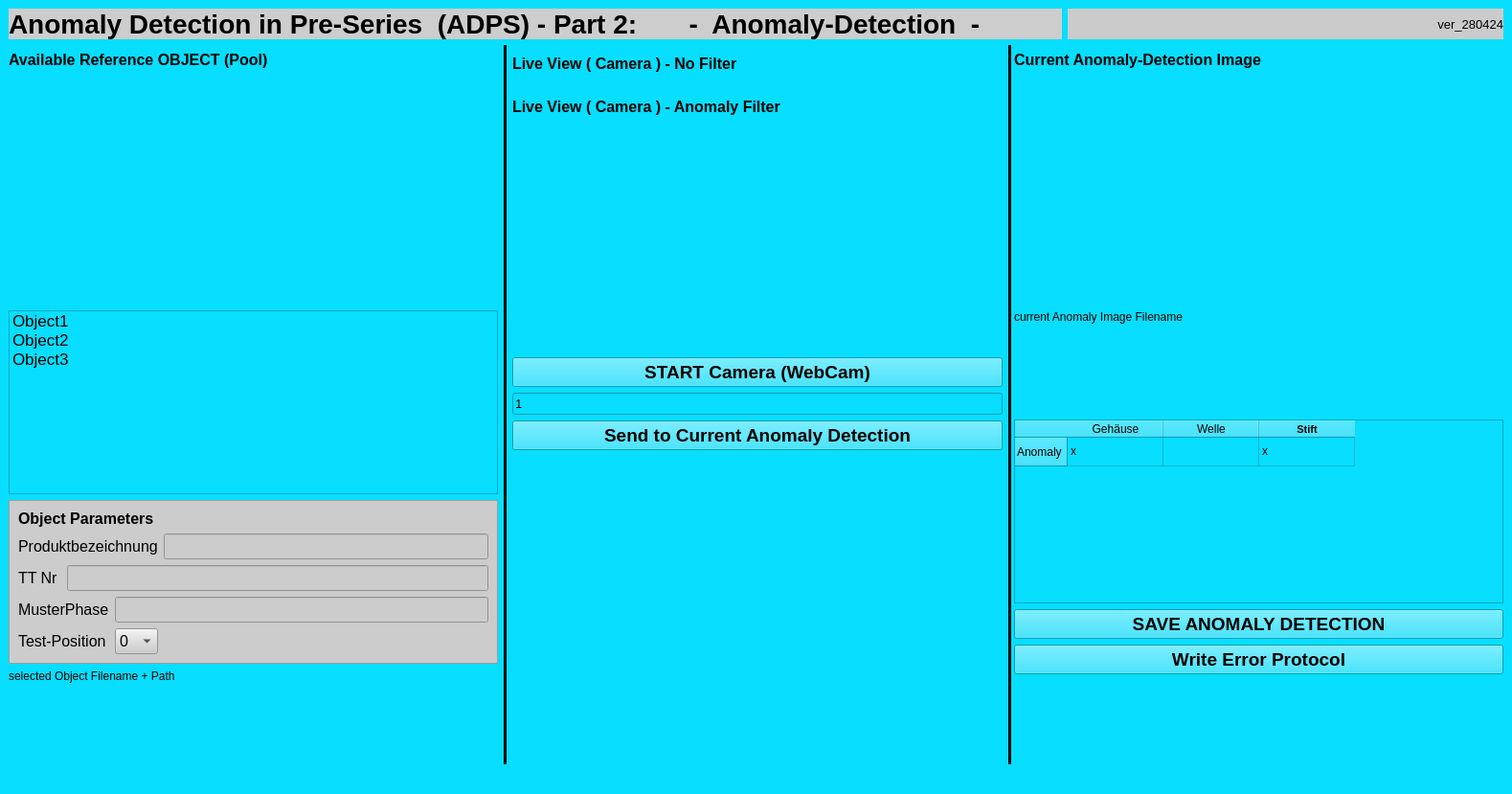
<?xml version="1.0" encoding="UTF-8"?>
<ui version="4.0">
 <class>MainWindow</class>
 <widget class="QMainWindow" name="MainWindow">
  <property name="geometry">
   <rect>
    <x>0</x>
    <y>0</y>
    <width>1579</width>
    <height>829</height>
   </rect>
  </property>
  <property name="windowTitle">
   <string>MainWindow</string>
  </property>
  <property name="styleSheet">
   <string notr="true">background-color: rgb(240, 240, 240);
border-color: rgb(0, 0, 0);
background-color: rgb(8, 222, 255);</string>
  </property>
  <widget class="QWidget" name="centralwidget">
   <layout class="QGridLayout" name="gridLayout_2">
    <item row="0" column="0" colspan="5">
     <layout class="QHBoxLayout" name="horizontalLayout">
      <item>
       <widget class="QLabel" name="lbl_headline">
        <property name="font">
         <font>
          <pointsize>21</pointsize>
          <weight>75</weight>
          <bold>true</bold>
          <strikeout>false</strikeout>
         </font>
        </property>
        <property name="styleSheet">
         <string notr="true">background-color: rgb(205, 205, 205);</string>
        </property>
        <property name="frameShape">
         <enum>QFrame::NoFrame</enum>
        </property>
        <property name="frameShadow">
         <enum>QFrame::Plain</enum>
        </property>
        <property name="text">
         <string>Anomaly Detection in Pre-Series  (ADPS) - Part 2:       -  Anomaly-Detection  -           </string>
        </property>
       </widget>
      </item>
      <item>
       <widget class="QLabel" name="lbl_version">
        <property name="font">
         <font>
          <pointsize>10</pointsize>
         </font>
        </property>
        <property name="styleSheet">
         <string notr="true">background-color: rgb(203, 203, 203);</string>
        </property>
        <property name="text">
         <string>ver_280424</string>
        </property>
        <property name="alignment">
         <set>Qt::AlignRight|Qt::AlignTrailing|Qt::AlignVCenter</set>
        </property>
       </widget>
      </item>
     </layout>
    </item>
    <item row="1" column="1" rowspan="2">
     <widget class="Line" name="line">
      <property name="font">
       <font>
        <pointsize>8</pointsize>
       </font>
      </property>
      <property name="styleSheet">
       <string notr="true">background-color: rgb(0, 0, 0);
border-color: rgb(0, 0, 0);</string>
      </property>
      <property name="orientation">
       <enum>Qt::Vertical</enum>
      </property>
     </widget>
    </item>
    <item row="1" column="2" rowspan="2">
     <layout class="QVBoxLayout" name="verticalLayout_3">
      <property name="topMargin">
       <number>10</number>
      </property>
      <item>
       <widget class="QLabel" name="label">
        <property name="font">
         <font>
          <pointsize>12</pointsize>
          <weight>75</weight>
          <bold>true</bold>
         </font>
        </property>
        <property name="text">
         <string>Live View ( Camera ) - No Filter</string>
        </property>
       </widget>
      </item>
      <item>
       <widget class="QLabel" name="label_webcamRaw">
        <property name="text">
         <string/>
        </property>
        <property name="pixmap">
         <pixmap resource="image.qrc">:/image/images/webcam.png</pixmap>
        </property>
       </widget>
      </item>
      <item>
       <widget class="QLabel" name="label_2">
        <property name="font">
         <font>
          <pointsize>12</pointsize>
          <weight>75</weight>
          <bold>true</bold>
         </font>
        </property>
        <property name="text">
         <string>Live View ( Camera ) - Anomaly Filter</string>
        </property>
       </widget>
      </item>
      <item>
       <widget class="QLabel" name="lbl_cameraView">
        <property name="minimumSize">
         <size>
          <width>320</width>
          <height>240</height>
         </size>
        </property>
        <property name="font">
         <font>
          <pointsize>33</pointsize>
         </font>
        </property>
        <property name="text">
         <string/>
        </property>
        <property name="pixmap">
         <pixmap resource="image.qrc">:/image/images/webcam.png</pixmap>
        </property>
       </widget>
      </item>
      <item>
       <widget class="QPushButton" name="pushButton_StartStopCam">
        <property name="font">
         <font>
          <pointsize>14</pointsize>
          <weight>75</weight>
          <italic>false</italic>
          <bold>true</bold>
         </font>
        </property>
        <property name="text">
         <string>START Camera (WebCam)</string>
        </property>
       </widget>
      </item>
      <item>
       <widget class="QLineEdit" name="lineEdit_camNr">
        <property name="font">
         <font>
          <pointsize>10</pointsize>
         </font>
        </property>
        <property name="text">
         <string>1</string>
        </property>
       </widget>
      </item>
      <item>
       <widget class="QPushButton" name="pushButton_send2CurrentDetection">
        <property name="font">
         <font>
          <pointsize>14</pointsize>
          <weight>75</weight>
          <bold>true</bold>
         </font>
        </property>
        <property name="text">
         <string>Send to Current Anomaly Detection</string>
        </property>
       </widget>
      </item>
      <item>
       <spacer name="verticalSpacer_3">
        <property name="orientation">
         <enum>Qt::Vertical</enum>
        </property>
        <property name="sizeHint" stdset="0">
         <size>
          <width>20</width>
          <height>40</height>
         </size>
        </property>
       </spacer>
      </item>
     </layout>
    </item>
    <item row="1" column="3" rowspan="2" colspan="2">
     <widget class="Line" name="line_2">
      <property name="styleSheet">
       <string notr="true">background-color: rgb(0, 0, 0);
border-color: rgb(0, 0, 0);</string>
      </property>
      <property name="orientation">
       <enum>Qt::Vertical</enum>
      </property>
     </widget>
    </item>
    <item row="2" column="0">
     <layout class="QVBoxLayout" name="verticalLayout">
      <item>
       <widget class="QLabel" name="lbl_ObjectCamera_2">
        <property name="font">
         <font>
          <pointsize>12</pointsize>
          <weight>75</weight>
          <bold>true</bold>
         </font>
        </property>
        <property name="text">
         <string>Available Reference OBJECT (Pool)</string>
        </property>
       </widget>
      </item>
      <item>
       <widget class="QLabel" name="lbl_refObjectPicture">
        <property name="minimumSize">
         <size>
          <width>320</width>
          <height>240</height>
         </size>
        </property>
        <property name="font">
         <font>
          <pointsize>10</pointsize>
         </font>
        </property>
        <property name="text">
         <string/>
        </property>
        <property name="pixmap">
         <pixmap resource="image.qrc">:/image/images/originalObject.png</pixmap>
        </property>
        <property name="scaledContents">
         <bool>false</bool>
        </property>
       </widget>
      </item>
      <item>
       <widget class="QListWidget" name="listWidget_learnedMotor">
        <property name="font">
         <font>
          <pointsize>13</pointsize>
         </font>
        </property>
        <property name="statusTip">
         <string extracomment="in this list we have LEARNED objects ( images )"/>
        </property>
        <item>
         <property name="text">
          <string>Object1</string>
         </property>
        </item>
        <item>
         <property name="text">
          <string>Object2</string>
         </property>
        </item>
        <item>
         <property name="text">
          <string>Object3</string>
         </property>
        </item>
       </widget>
      </item>
      <item>
       <widget class="QFrame" name="frame">
        <property name="styleSheet">
         <string notr="true">background-color: rgb(204, 204, 204);</string>
        </property>
        <property name="frameShape">
         <enum>QFrame::StyledPanel</enum>
        </property>
        <property name="frameShadow">
         <enum>QFrame::Raised</enum>
        </property>
        <layout class="QGridLayout" name="gridLayout">
         <item row="4" column="2">
          <widget class="QComboBox" name="comboBox_TestPos">
           <property name="font">
            <font>
             <pointsize>12</pointsize>
            </font>
           </property>
           <item>
            <property name="text">
             <string>0</string>
            </property>
           </item>
           <item>
            <property name="text">
             <string>1</string>
            </property>
           </item>
           <item>
            <property name="text">
             <string>2</string>
            </property>
           </item>
           <item>
            <property name="text">
             <string>3</string>
            </property>
           </item>
          </widget>
         </item>
         <item row="3" column="0" colspan="2">
          <widget class="QLabel" name="lbl_musterPhase">
           <property name="font">
            <font>
             <pointsize>12</pointsize>
            </font>
           </property>
           <property name="text">
            <string>MusterPhase</string>
           </property>
          </widget>
         </item>
         <item row="3" column="2" colspan="2">
          <widget class="QLineEdit" name="lineEdit_musterPhase">
           <property name="font">
            <font>
             <pointsize>12</pointsize>
            </font>
           </property>
          </widget>
         </item>
         <item row="1" column="0" colspan="3">
          <widget class="QLabel" name="lbl_produktBezeichng">
           <property name="font">
            <font>
             <pointsize>12</pointsize>
            </font>
           </property>
           <property name="text">
            <string>Produktbezeichnung</string>
           </property>
          </widget>
         </item>
         <item row="2" column="0">
          <widget class="QLabel" name="lbl_ttNr">
           <property name="font">
            <font>
             <pointsize>12</pointsize>
            </font>
           </property>
           <property name="text">
            <string>TT Nr</string>
           </property>
          </widget>
         </item>
         <item row="1" column="3">
          <widget class="QLineEdit" name="lineEdit_prodBezeichng">
           <property name="minimumSize">
            <size>
             <width>278</width>
             <height>0</height>
            </size>
           </property>
           <property name="font">
            <font>
             <pointsize>12</pointsize>
            </font>
           </property>
          </widget>
         </item>
         <item row="4" column="0" colspan="2">
          <widget class="QLabel" name="lbl_testPosition">
           <property name="font">
            <font>
             <pointsize>12</pointsize>
            </font>
           </property>
           <property name="text">
            <string>Test-Position</string>
           </property>
          </widget>
         </item>
         <item row="2" column="1" colspan="3">
          <widget class="QLineEdit" name="lineEdit_ttNr">
           <property name="font">
            <font>
             <pointsize>12</pointsize>
            </font>
           </property>
          </widget>
         </item>
         <item row="0" column="0" colspan="4">
          <widget class="QLabel" name="lbl_ObjectCamera_3">
           <property name="font">
            <font>
             <pointsize>12</pointsize>
             <weight>75</weight>
             <bold>true</bold>
            </font>
           </property>
           <property name="text">
            <string>Object Parameters</string>
           </property>
          </widget>
         </item>
        </layout>
       </widget>
      </item>
      <item>
       <widget class="QLabel" name="label_refObjectFileName">
        <property name="text">
         <string>selected Object Filename + Path</string>
        </property>
       </widget>
      </item>
      <item>
       <spacer name="verticalSpacer">
        <property name="orientation">
         <enum>Qt::Vertical</enum>
        </property>
        <property name="sizeHint" stdset="0">
         <size>
          <width>20</width>
          <height>40</height>
         </size>
        </property>
       </spacer>
      </item>
     </layout>
    </item>
    <item row="2" column="4">
     <layout class="QVBoxLayout" name="verticalLayout_2">
      <item>
       <widget class="QLabel" name="lbl_ObjectCamera_4">
        <property name="font">
         <font>
          <pointsize>12</pointsize>
          <weight>75</weight>
          <bold>true</bold>
         </font>
        </property>
        <property name="text">
         <string>Current Anomaly-Detection Image</string>
        </property>
       </widget>
      </item>
      <item>
       <widget class="QLabel" name="lbl_curDetectedAnoImage">
        <property name="minimumSize">
         <size>
          <width>320</width>
          <height>240</height>
         </size>
        </property>
        <property name="font">
         <font>
          <pointsize>10</pointsize>
         </font>
        </property>
        <property name="text">
         <string/>
        </property>
        <property name="pixmap">
         <pixmap resource="image.qrc">:/image/images/detectedAnomaly.png</pixmap>
        </property>
        <property name="scaledContents">
         <bool>false</bool>
        </property>
       </widget>
      </item>
      <item>
       <widget class="QLabel" name="label_currentAnomalyImage">
        <property name="text">
         <string>current Anomaly Image Filename</string>
        </property>
       </widget>
      </item>
      <item>
       <spacer name="verticalSpacer_5">
        <property name="orientation">
         <enum>Qt::Vertical</enum>
        </property>
        <property name="sizeHint" stdset="0">
         <size>
          <width>20</width>
          <height>40</height>
         </size>
        </property>
       </spacer>
      </item>
      <item>
       <widget class="QTableWidget" name="tableWidget_anoDetections">
        <row>
         <property name="text">
          <string>Anomaly</string>
         </property>
        </row>
        <column>
         <property name="text">
          <string>Gehäuse</string>
         </property>
        </column>
        <column>
         <property name="text">
          <string>Welle</string>
         </property>
        </column>
        <column>
         <property name="text">
          <string>Stift</string>
         </property>
         <property name="font">
          <font>
           <pointsize>8</pointsize>
           <weight>75</weight>
           <bold>true</bold>
          </font>
         </property>
        </column>
        <item row="0" column="0">
         <property name="text">
          <string>x</string>
         </property>
        </item>
        <item row="0" column="2">
         <property name="text">
          <string>x</string>
         </property>
         <property name="textAlignment">
          <set>AlignLeading|AlignVCenter</set>
         </property>
        </item>
       </widget>
      </item>
      <item>
       <widget class="QPushButton" name="pushButton_SaveAnomalyDetectImage">
        <property name="font">
         <font>
          <pointsize>14</pointsize>
          <weight>75</weight>
          <bold>true</bold>
         </font>
        </property>
        <property name="text">
         <string>SAVE ANOMALY DETECTION</string>
        </property>
       </widget>
      </item>
      <item>
       <widget class="QPushButton" name="pushButton_WriteErrorProtocol">
        <property name="font">
         <font>
          <pointsize>14</pointsize>
          <weight>75</weight>
          <bold>true</bold>
         </font>
        </property>
        <property name="text">
         <string>Write Error Protocol</string>
        </property>
       </widget>
      </item>
      <item>
       <spacer name="verticalSpacer_4">
        <property name="orientation">
         <enum>Qt::Vertical</enum>
        </property>
        <property name="sizeHint" stdset="0">
         <size>
          <width>20</width>
          <height>40</height>
         </size>
        </property>
       </spacer>
      </item>
     </layout>
    </item>
   </layout>
  </widget>
  <widget class="QMenuBar" name="menubar">
   <property name="geometry">
    <rect>
     <x>0</x>
     <y>0</y>
     <width>1579</width>
     <height>22</height>
    </rect>
   </property>
  </widget>
  <widget class="QStatusBar" name="statusbar"/>
 </widget>
 <resources>
  <include location="image.qrc"/>
 </resources>
 <connections/>
</ui>
